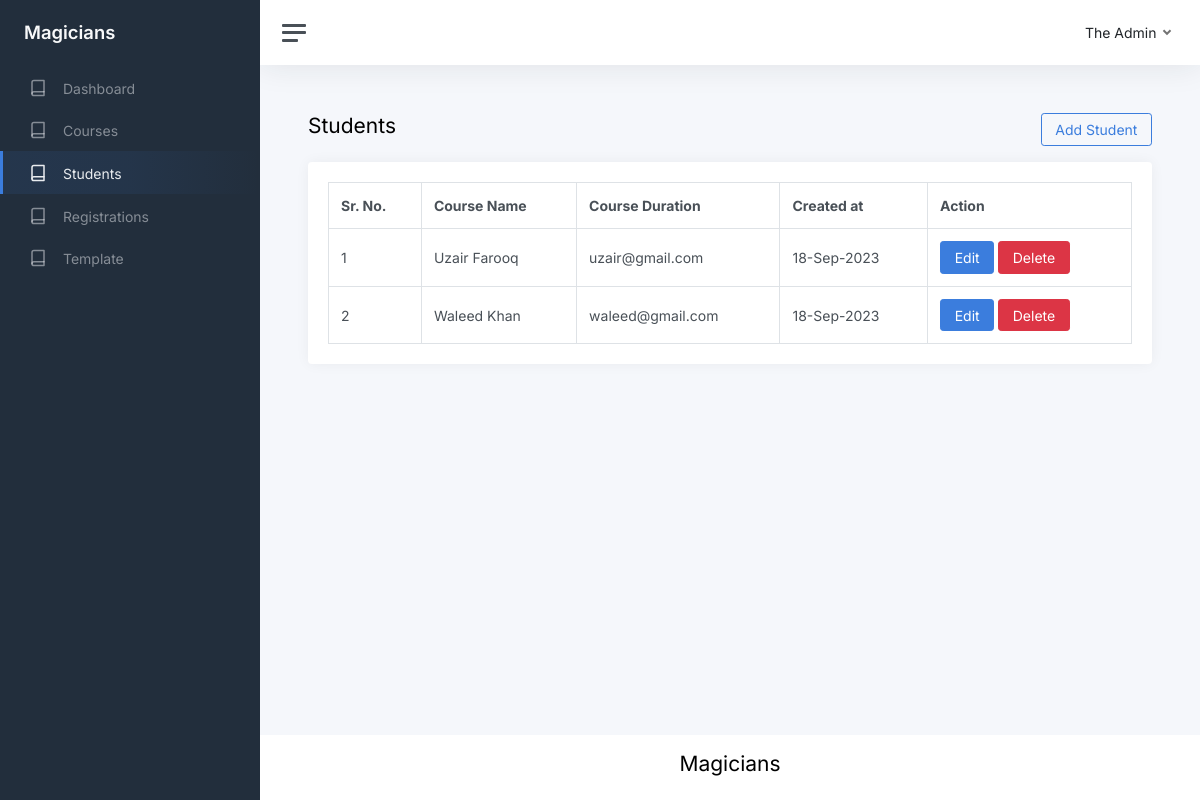
The app's page /show-students.php (signed in), older data.
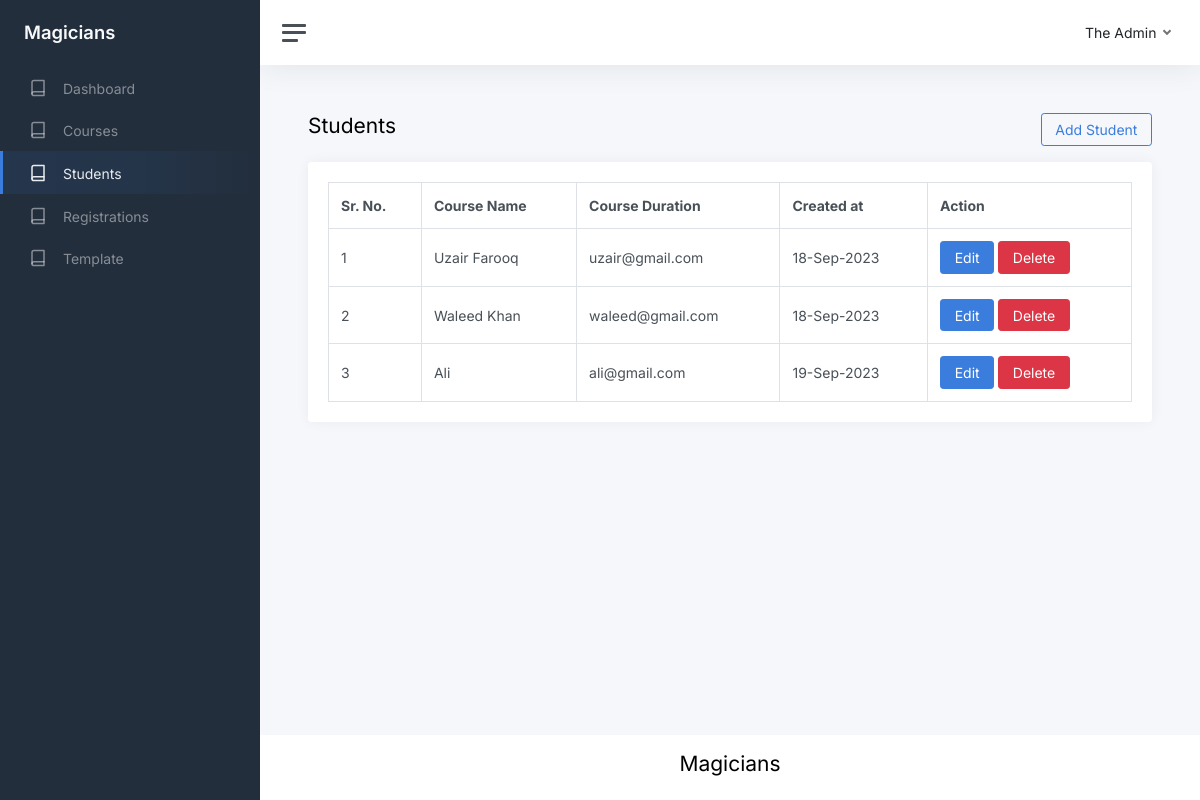
The same page, newer data.
### tables this page shows
CREATE TABLE `students` (
  `id` int(11) NOT NULL,
  `name` varchar(255) NOT NULL,
  `email` varchar(255) NOT NULL,
  `created_at` timestamp NOT NULL DEFAULT current_timestamp()
);

### show-students.php (the view, shortened to what this page needs)
<?php require_once './database/connection.php' ?>
<?php
$sql = "SELECT * FROM `students`";
$result = $conn->query($sql);
$students = $result->fetch_all(MYSQLI_ASSOC);
?>
<!DOCTYPE html>
<html lang="en">
<?php
require_once './partials/head.php';
?>
<body>
	<div class="wrapper">
		<?php require_once './partials/sidebar.php' ?>
		<div class="main">
			<?php require_once './partials/topbar.php' ?>
			<main class="content">
				<div class="container-fluid p-0">
					<div class="row mb-3">
						<div class="col-6">
							<h1 class="h3">Students</h1>
						</div>
						<div class="col-6 text-end">
							<a href="./add-student.php" class="btn btn-outline-primary">Add Student</a>
						</div>
					</div>
					<div class="row">
						<div class="col-12">
							<div class="card">
								<div class="card-body">
									<?php
									if ($result->num_rows > 0) { ?>
										<table class="table table-bordered m-0">
											<thead>
												<tr>
													<th>Sr. No.</th>
													<th>Course Name</th>
													<th>Course Duration</th>
													<th>Created at</th>
													<th>Action</th>
												</tr>
											</thead>
											<tbody>
												<?php
												$sr = 1;
												foreach ($students as $student) { ?>
													<tr>
														<td><?php echo $sr++; ?></td>
														<td><?php echo $student['name'] ?></td>
														<td><?php echo $student['email'] ?></td>
														<td><?php echo date("d-M-Y", strtotime($student['created_at'])); ?></td>
														<td>
															<a href="./edit-student.php?id=<?php echo $student['id'] ?>" class="btn btn-primary">Edit</a>
															<a href="./delete-student.php?id=<?php echo $student['id'] ?>" class="btn btn-danger">Delete</a>
														</td>
													</tr>
												<?php
												}
												?>
											</tbody>
										</table>
									<?php
									} else { ?>
										<div class="alert alert-info m-0">No record found!</div>
									<?php
									}
									?>
								</div>
							</div>
						</div>
					</div>
				</div>
			</main>
			<?php require_once './partials/footer.php' ?>
		</div>
	</div>
</body>
</html>

Row changes from the older to the newer data that the page shows:
added students: name "Ali", email "ali@gmail.com", created_at "19-Sep-2023"
